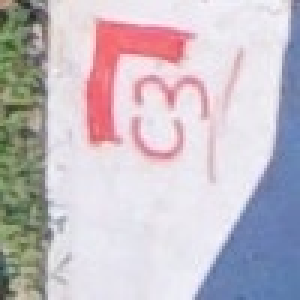
#> input picture some_test/match/082209_1_2802_65_311.jpg, 100 x 100 px (shown 3 times larger)
$ python demo_matchTemplate.py
#> lines starting #> are read from the running program, lines starting #| are printed output that depends on the picture; after the words box and inside, x2 and y2 are one past the last pixel; in counts of white or black regions, pixels touching at a corner belong together
import cv2 as cv
import numpy as np


def template_image():
    # target = cv.imread("lena.jpg")
    # target = cv.imread('082209_1_2897_4_195.jpg')
    # target = cv.imread('082209_1_2895_8_36.jpg')
    target = cv.imread('082209_1_2802_65_311.jpg')
#> target is the input picture: shape (100, 100, 3); mean B, G, R 197.5, 189.5, 197.8

    # tpl = cv.imread("lena_eye2.png")
    tpl = cv.imread('111.png')
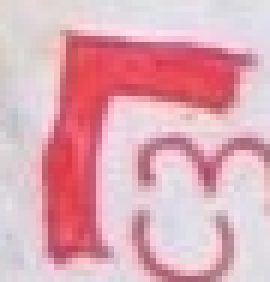
#> input picture some_test/match/111.png, 45 x 47 px (shown 6 times larger)
#> tpl is the input picture: shape (47, 45, 3); mean B, G, R 182.1, 170.8, 222.4

    methods = [cv.TM_SQDIFF, cv.TM_SQDIFF_NORMED, cv.TM_CCORR_NORMED, cv.TM_CCOEFF_NORMED]
    th, tw = tpl.shape[:2]
#> th = 47; tw = 45
    for md in methods:
        result = cv.matchTemplate(target, tpl, md)
        min_val, max_val, min_loc, max_loc = cv.minMaxLoc(result)
        if md == cv.TM_SQDIFF_NORMED:
            tl = min_loc
        else:
            tl = max_loc
        br = (tl[0] + tw, tl[1] + th)
        cv.rectangle(target, tl, br, [0, 0, 0])
        cv.imshow("match" + np.str(md), target)
#> this loop made 4 passes
#> (min_val, max_val, min_loc, tl, br) on passes 1, 3, 4: (3915873, 41227672, (22, 2), (55, 53), (100, 100)), (0.887, 0.97, (55, 53), (22, 3), (67, 50)), (-0.24, 0.44, (9, 45), (22, 3), (67, 50))
#> (min_val, max_val, max_loc, tl, br) on pass 2: (0.0147, 0.229, (55, 53), (22, 2), (67, 49))
#> pass 1, in template_image, `result = cv.matchTemplate(target, tpl, md)`:
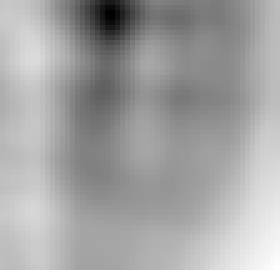
#> result: shape (54, 56) float32 (shown 5 times larger); min 3915873, max 41227672, mean 27783748; drawn with min black and max white
#> pass 1, in template_image, `cv.imshow("match" + np.str(md), target)`:
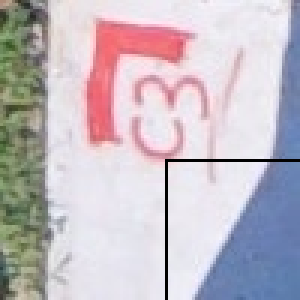
#> window 'match0': shape (100, 100, 3) (shown 3 times larger); mean B, G, R 195.4, 187.6, 195.8
#> pass 2, in template_image, `result = cv.matchTemplate(target, tpl, md)`:
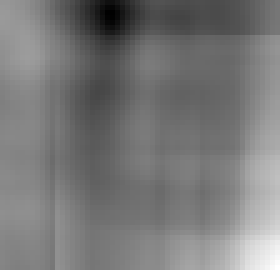
#> result: shape (54, 56) float32 (shown 5 times larger); min 0.0147, max 0.229, mean 0.116; drawn with min black and max white
#> pass 2, in template_image, `cv.imshow("match" + np.str(md), target)`:
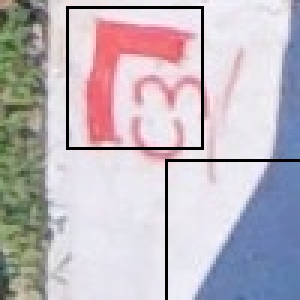
#> window 'match1': shape (100, 100, 3) (shown 3 times larger); mean B, G, R 191.3, 183.5, 191.5
#> after the loop:
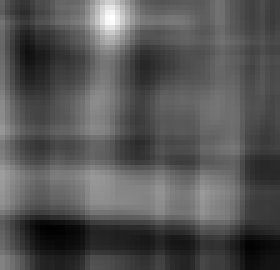
#> result: shape (54, 56) float32 (shown 5 times larger); min -0.24, max 0.44, mean -0.0129; drawn with min black and max white
#> after the loop:
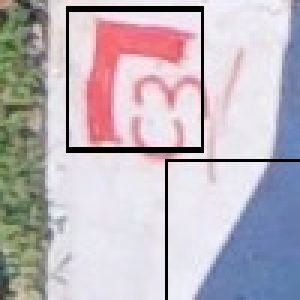
#> target: shape (100, 100, 3) (shown 3 times larger); 3.65% of pixels changed, all inside (x1, y1, x2, y2) = (22, 2, 100, 100)


template_image()
cv.waitKey(0)
cv.destroyAllWindows()
